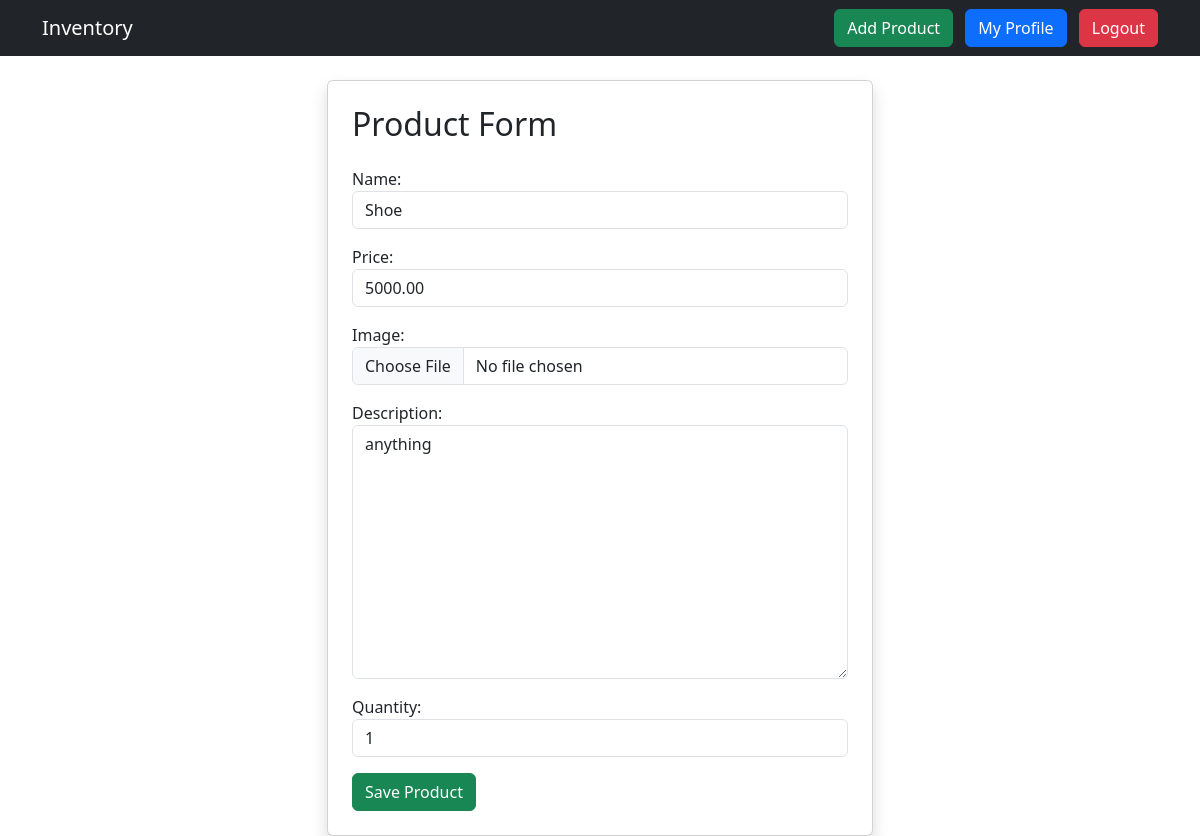
/edit/9/ (signed in), run on the app's committed database.
### Inventory_app/models.py (models this page shows, shortened)
class Product(models.Model):
    user = models.ForeignKey(User, on_delete=models.CASCADE)
    name = models.CharField(max_length=200)
    price = models.DecimalField(max_digits=10, decimal_places=2)
    image = models.ImageField(upload_to='products/')
    description = models.TextField()
    quantity = models.IntegerField()
    created_at = models.DateTimeField(auto_now_add=True)
    from django.contrib.auth.models import User

### Inventory_app/views.py (the view)
# urls.py: path('edit/<int:id>/', views.edit_product, name='edit_product'),
@login_required
def edit_product(request, id):
    product = get_object_or_404(Product, id=id)
    if product.user != request.user:
        messages.error(request, 'Unauthorized Access')
        return redirect('/')
    form = ProductForm(
        request.POST or None,
        request.FILES or None,
        instance=product
    )
    if form.is_valid():
        form.save()
        messages.success(request, 'Product Updated Successfully')
        return redirect('/')
    return render(request, 'product_form.html', {
        'form': form
    })

### Inventory_app/forms.py
class ProductForm(forms.ModelForm):
    class Meta:
        model = Product
        fields = [
            'name',
            'price',
            'image',
            'description',
            'quantity'
        ]
        widgets = {
            'name': forms.TextInput(attrs={
                'class':'form-control'
            }),
            'price': forms.NumberInput(attrs={
                'class':'form-control'
            }),
            'image': forms.FileInput(attrs={
                'class':'form-control'
            }),
            'description': forms.Textarea(attrs={
                'class':'form-control'
            }),
            'quantity': forms.NumberInput(attrs={
                'class':'form-control'
            }),
        }

### templates/product_form.html (shortened to what this page needs)
{% extends 'base.html' %}
{% block content %}
<div class="row justify-content-center">
    <div class="col-md-6">
        <div class="card shadow p-4">
            <h2 class="mb-4">Product Form</h2>
            <form method="POST" enctype="multipart/form-data">
                {{ form.as_p }}
                <button type="submit"
                        class="btn btn-success">
                    Save Product
                </button>
            </form>
        </div>
    </div>
</div>
{% endblock %}

### data on the page
Product: name "Shoe", price "5000.00", description "anything", quantity "1"
